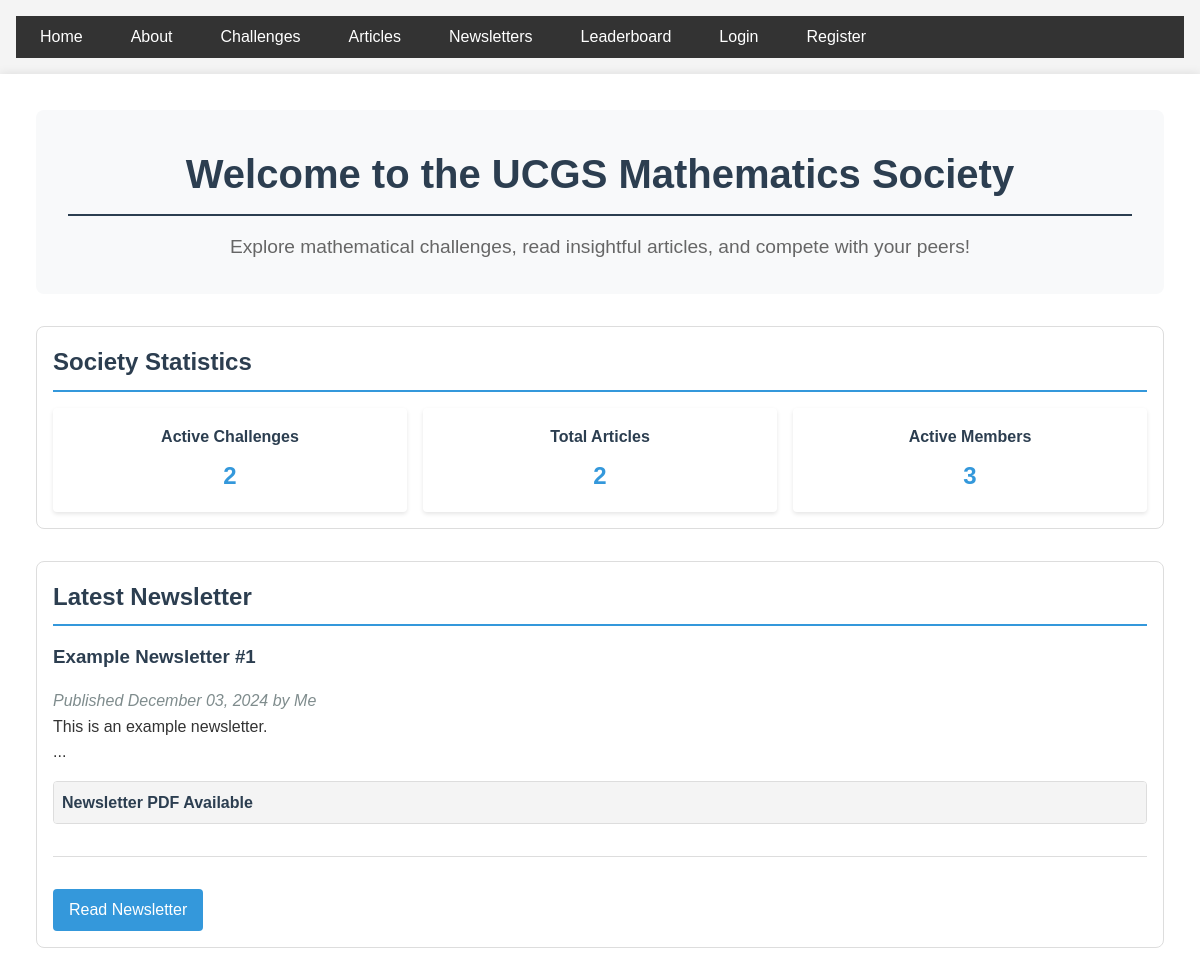
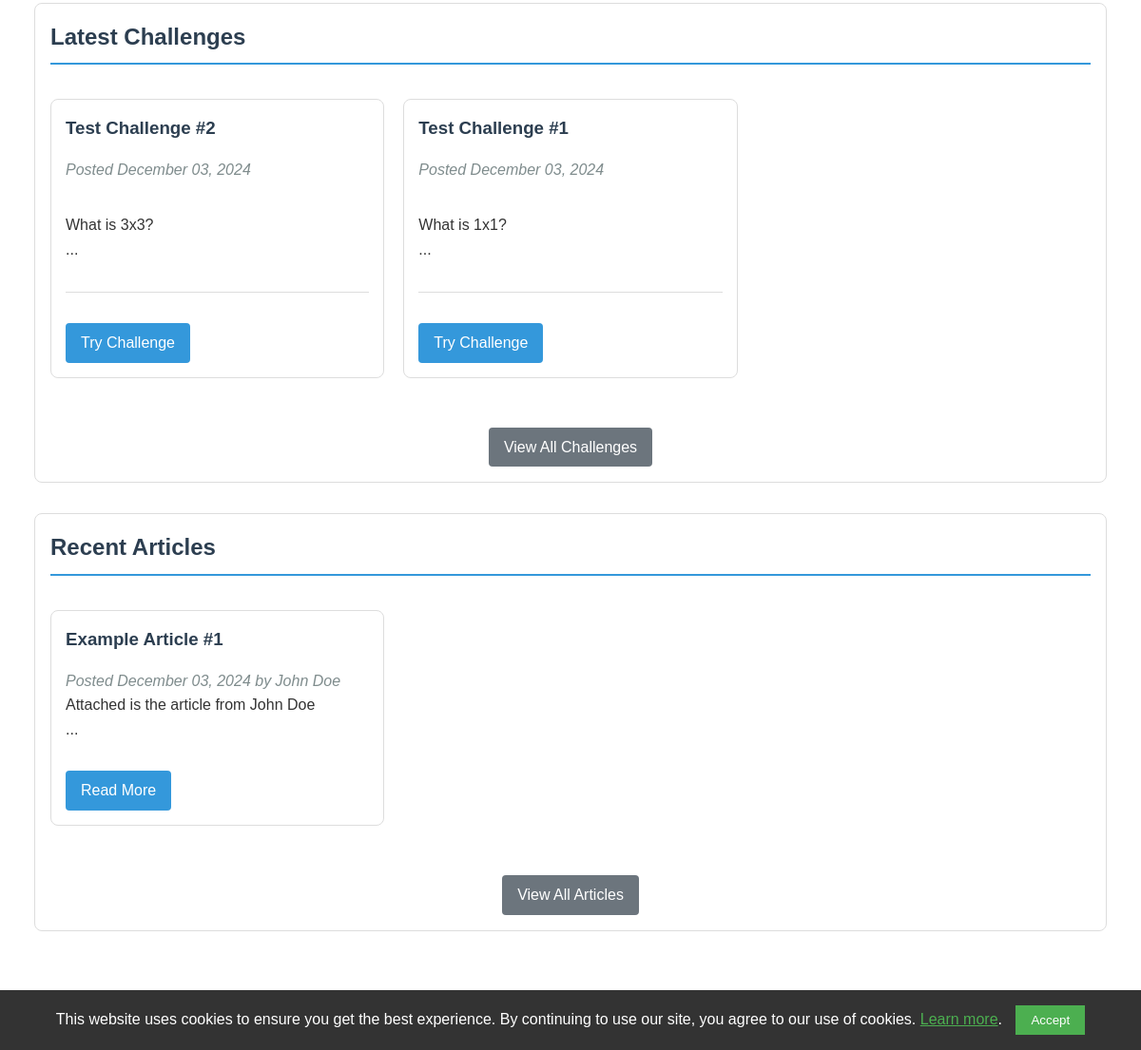
/index, run on the app's committed database (2 pictures, top to bottom).
### app/models.py (models this page shows, shortened)
class Article(db.Model):
    id = db.Column(db.Integer, primary_key=True)
    title = db.Column(db.String(100), nullable=False)
    file_url = db.Column(db.String(255))  # This will store the PDF file path
    content = db.Column(db.Text, nullable=False)
    named_creator = db.Column(db.String(100), nullable=True)
    date_posted = db.Column(db.DateTime, nullable=False, default=datetime.utcnow)
    user_id = db.Column(db.Integer, db.ForeignKey('user.id'), nullable=False)
    type = db.Column(db.String(20), default='article', nullable=False)

class Challenge(db.Model):
    id = db.Column(db.Integer, primary_key=True, autoincrement=True)
    title = db.Column(db.String(100), nullable=False)
    content = db.Column(db.Text, nullable=False)
    date_posted = db.Column(db.DateTime, nullable=False, default=datetime.utcnow)
    file_url = db.Column(db.String(100))
    key_stage = db.Column(db.String(3), nullable=False)
    answer_boxes = db.relationship('ChallengeAnswerBox', backref='challenge', lazy=True, cascade='all, delete-orphan')
    submissions = db.relationship('AnswerSubmission', backref='challenge', lazy=True)
    first_correct_submission = db.Column(db.DateTime)

### app/main/routes.py (the view)
@bp.route('/')
@bp.route('/index')
def index():
    try:
        challenges = Challenge.query
        articles = Article.query
        leaderboard_entries = LeaderboardEntry.query
        recent_challenges = Challenge.query.order_by(
                Challenge.date_posted.desc()
            ).limit(3).all()
        recent_articles = Article.query.filter_by(
            type='article'
        ).order_by(Article.date_posted.desc()).limit(3).all()
        top_performers = LeaderboardEntry.query.order_by(
            LeaderboardEntry.score.desc()
        ).limit(5).all()
        latest_newsletter = Article.query.filter_by(
            type='newsletter'
        ).order_by(Article.date_posted.desc()).first()
        return render_template('index.html',
                            challenges=challenges,
                            articles=articles,
                            leaderboard_entries=leaderboard_entries,
                            recent_challenges=recent_challenges,
                            recent_articles=recent_articles,
                            top_performers=top_performers,
                            latest_newsletter=latest_newsletter)
    except SQLAlchemyError as e:
        current_app.logger.error(f"Database error in index route: {str(e)}")
        flash("An error occurred while loading the homepage.", "error")
        return redirect(url_for('main.about'))

### app/templates/index.html (shortened to what this page needs)
{% extends "base.html" %}
{% block content %}
<div class="container home-page">
    <header class="hero-section">
        <h1>Welcome to the UCGS Mathematics Society</h1>
        <p class="hero-subtitle">Explore mathematical challenges, read insightful articles, and compete with your peers!</p>
    </header>
<section class="stats-overview section-container">
    <h2 class="section-title">Society Statistics</h2>
    <div class="stats-grid">
        <div class="stats-card">
            <h3>Active Challenges</h3>
            <p class="stats-number">{{ challenges.count() if challenges else 0 }}</p>
        </div>
        <div class="stats-card">
            <h3>Total Articles</h3>
            <p class="stats-number">{{ articles.count() if articles else 0 }}</p>
        </div>
        <div class="stats-card">
            <h3>Active Members</h3>
            <p class="stats-number">{{ leaderboard_entries.count() if leaderboard_entries else 0 }}</p>
        </div>
    </div>
</section>
<section class="newsletter-preview section-container">
    <h2 class="section-title">Latest Newsletter</h2>
    {% if latest_newsletter %}
    <div class="newsletter-card">
        <h3>{{ latest_newsletter.title }}</h3>
        <p class="meta">
            Published {{ latest_newsletter.date_posted.strftime('%B %d, %Y') }}
            {% if latest_newsletter.named_creator %}
            by {{ latest_newsletter.named_creator }}
            {% endif %}
        </p>
        <p class="newsletter-excerpt">{{ latest_newsletter.content[:200] | safe }}...</p>
        {% if latest_newsletter.file_url %}
        <div class="pdf-preview">
            <h3>Newsletter PDF Available</h3>
        </div>
        {% endif %}
        <div class="challenge-actions">
            <a href="{{ url_for('main.newsletter', id=latest_newsletter.id) }}" class="button">Read Newsletter</a>
        </div>
    </div>
    {% else %}
    <p>No newsletters available at this time.</p>
    {% endif %}
</section>
<section class="recent-challenges section-container">
    <h2 class="section-title">Latest Challenges</h2>
    <div class="challenge-grid">
        {% for challenge in recent_challenges %}
        <div class="challenge-card">
            <h3>{{ challenge.title }}</h3>
            <p class="meta">Posted {{ challenge.date_posted.strftime('%B %d, %Y') }}</p>
            <p class="challenge-content">{{ challenge.content[:150] | safe  }}...</p>
            <div class="challenge-actions">
                <a href="{{ url_for('main.challenge', challenge_id=challenge.id) }}" class="button">Try Challenge</a>
            </div>
        </div>
        {% endfor %}
    </div>
    <div class="view-all-container">
        <a href="{{ url_for('main.challenges') }}" class="button-secondary">View All Challenges</a>
    </div>
</section>
<section class="recent-articles section-container">
    <h2 class="section-title">Recent Articles</h2>
    <div class="article-grid">
        {% for article in recent_articles %}
        <div class="article-card">
            <h3>{{ article.title }}</h3>
            <p class="meta">
                Posted {{ article.date_posted.strftime('%B %d, %Y') }}
                {% if article.named_creator %}
                by {{ article.named_creator }}
                {% endif %}
            </p>
            <p class="article-excerpt">{{ article.content[:150] | safe  }}...</p>
            <div class="article-actions">
                <a href="{{ url_for('main.article', id=article.id) }}" class="button">Read More</a>
            </div>
        </div>
        {% endfor %}
    </div>
    <div class="view-all-container">
        <a href="{{ url_for('main.articles') }}" class="button-secondary">View All Articles</a>
    </div>
</section>
</div>
{% endblock %}

### app/static/css/main.css (style rules this page uses)
* { margin: 0; padding: 0; box-sizing: border-box; }
body { font-family: Arial, sans-serif; line-height: 1.6; color: #333; background-color: #f4f4f4; }
header, main, footer { padding: 1rem; }
h1, h2, h3 { margin-bottom: 1rem; color: #2c3e50; }
h1 { font-size: 2.5rem; border-bottom: 2px solid #2c3e50; padding-bottom: 0.5rem; }
a { color: #3498db; text-decoration: none; }
.button { display: inline-block; padding: 0.5rem 1rem; background-color: #3498db; color: #fff; text-decoration: none; border-radius: 4px; transition: background-color 0.3s; margin-top: 1rem; }
.challenge-grid { display: grid; grid-template-columns: repeat(auto-fill, minmax(300px, 1fr)); gap: 20px; padding: 20px 0; }
.challenge-card { border: 1px solid #ddd; border-radius: 8px; padding: 15px; transition: transform 0.2s, box-shadow 0.2s; }
.challenge-actions { display: flex; gap: 10px; margin-top: 15px; }
.challenge-content { white-space: pre-wrap; word-wrap: break-word; overflow-wrap: break-word; }
.meta { color: #7f8c8d; font-style: italic; }
.challenge-content { margin-bottom: 2rem; }
.button-secondary { background-color: #6c757d; color: #fff; padding: 0.5rem 1rem; border: none; border-radius: 4px; cursor: pointer; text-decoration: none; display: inline-block; transition: background-color 0.3s; margin-top: 1rem; }
.challenge-actions { display: flex; gap: 1rem; margin-top: 2rem; padding-top: 1rem; border-top: 1px solid #ddd; }
.challenge-actions { margin-top: 2rem; display: flex; gap: 1rem; justify-content: flex-start; }
.article-grid { display: grid; grid-template-columns: repeat(auto-fill, minmax(300px, 1fr)); gap: 20px; padding: 20px 0; }
.article-card { border: 1px solid #ddd; padding: 15px; border-radius: 8px; transition: transform 0.2s, box-shadow 0.2s; }
.article-actions { display: flex; gap: 10px; margin-top: 15px; }
.pdf-preview { margin-top: 1rem; border: 1px solid #ddd; border-radius: 4px; overflow: hidden; }
.pdf-preview h3 { background-color: #f4f4f4; padding: 0.5rem; margin: 0; font-size: 1rem; }
.home-page { max-width: 1200px; margin: 0 auto; padding: 20px; }
.hero-section { text-align: center; margin-bottom: 2rem; padding: 2rem; background-color: #f8f9fa; border-radius: 8px; }
.hero-subtitle { font-size: 1.2rem; color: #666; }
.section-container { margin-bottom: 2rem; padding: 1rem; border: 1px solid #ddd; border-radius: 8px; background-color: #fff; }
.section-title { border-bottom: 2px solid #3498db; padding-bottom: 0.5rem; margin-bottom: 1rem; }
.view-all-container { text-align: center; margin-top: 1rem; }
.stats-grid { display: grid; grid-template-columns: repeat(3, 1fr); gap: 1rem; }
.stats-card .stats-number { font-size: 1.5rem; font-weight: bold; color: #3498db; text-align: center; }
.stats-grid { display: grid; grid-template-columns: repeat(auto-fit, minmax(200px, 1fr)); gap: 1rem; margin-top: 1rem; }
.stats-card { background-color: #fff; padding: 1rem; border-radius: 4px; box-shadow: 0 2px 4px rgba(0,0,0,0.1); text-align: center; }
.stats-card h3 { color: #2c3e50; font-size: 1rem; margin-bottom: 0.5rem; }
.stats-card p { font-size: 1.5rem; font-weight: bold; color: #3498db; }

### data on the page
Article: title "Example Newsletter #1", date_posted "December 03, 2024", named_creator "Me", content "This is an example newsletter."
Challenge: title "Test Challenge #2", date_posted "December 03, 2024", content "What is 3x3?"
Challenge: title "Test Challenge #1", date_posted "December 03, 2024", content "What is 1x1?"
Article: title "Example Article #1", date_posted "December 03, 2024", named_creator "John Doe", content "Attached is the article from John Doe"

### other printed values
{{ challenges.count() if challenges else 0 }} "2"
{{ articles.count() if articles else 0 }} "2"
{{ leaderboard_entries.count() if leaderboard_entries else 0 }} "3"
